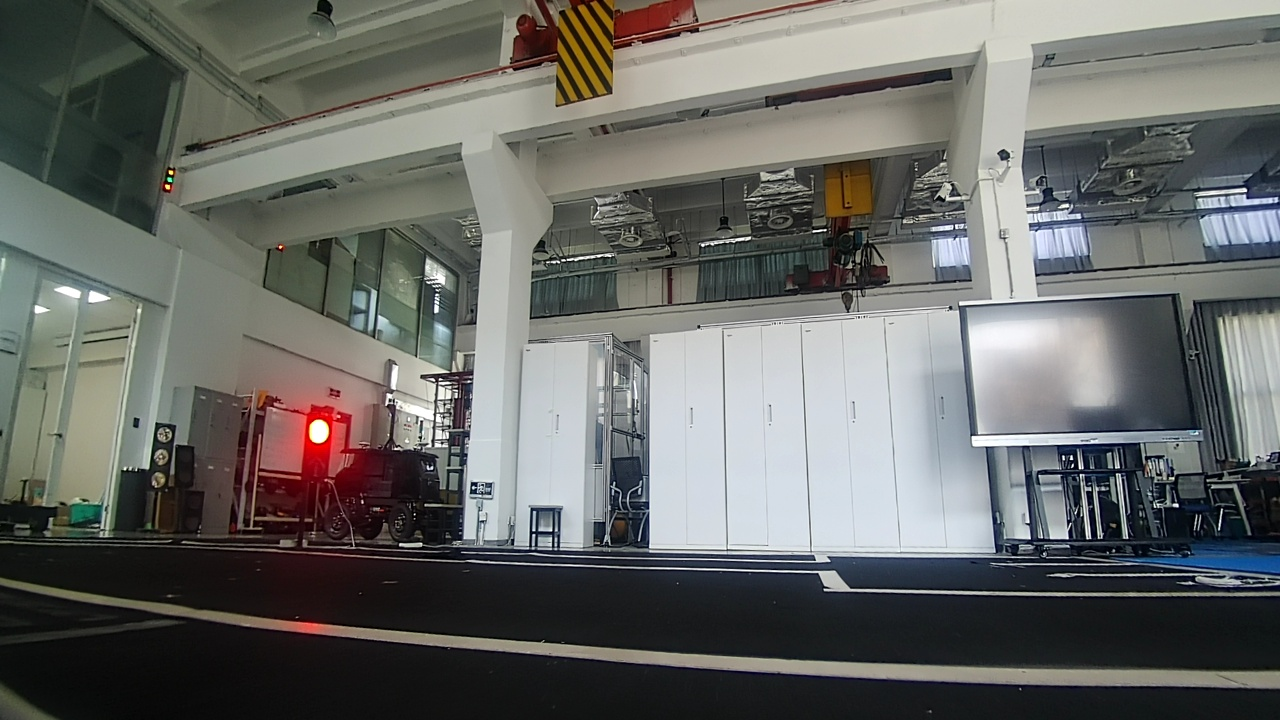
#> input picture Week12/data/data/125.jpg, 1280 x 720 px, given in place of the camera
$ python lane_test.py
#> lines starting #> are read from the running program, lines starting #| are printed output that depends on the picture; after the words box and inside, x2 and y2 are one past the last pixel; in counts of white or black regions, pixels touching at a corner belong together
#!/usr/bin/env python
# -*- coding: UTF-8 -*-

# reading Video
import cv2
import numpy as np
from collections import deque

away_h = 1
away_w = 200
rewap = 14
H = 720
W = 1280

color_Low1 = np.array([100,240,240])
color_High = np.array([220,255,255])

kp = 1.5
ki = 0.0
kd = 2
control = 0.0
error_1 = error_2 = error_now = 0.0

alpha = 0.8


dstps = np.float32( [[away_w, H-away_h], [away_w+rewap, away_h],
                     [W-away_w-rewap, away_h],    [W-away_w, H-away_h]])

srcps = np.array([[4, 583], [205,563], [1065,563], [1266,583]], dtype="float32")


M = cv2.getPerspectiveTransform(srcps, dstps)
Minv = cv2.getPerspectiveTransform(dstps,srcps)

last_left = 200
last_right = 1080
i_right = 0
i_left = 0
lane_dist =1000
left = deque(maxlen=5)
right = deque(maxlen=5)


def get_center(histogram,last_left,last_right):
    global lane_dist
    global i_left ,i_right

    leftbase = np.array(np.where(histogram[:W//2]>20)).mean()

    if np.isnan(leftbase):
        rightbase = np.array(np.where(histogram>20)).mean()
        if np.isnan(rightbase):
            rightbase = 1180
            leftbase = 100
        else :
            leftbase = rightbase - lane_dist
    else:
        rightbase = np.array(np.where(histogram[W//2:]>20)).mean()+W//2
        if abs(rightbase - leftbase)<800:
            leftbase = rightbase - lane_dist
        if np.isnan(rightbase):
            rightbase = leftbase + lane_dist
        else :
            lane_dist = rightbase - leftbase
    ## 防止左右颠倒
    if abs(leftbase - last_right) < 300:
        rightbase = leftbase
        leftbase = rightbase - lane_dist
    if abs(rightbase - last_left) < 300 :
        leftbase = rightbase
        rightbase = leftbase + lane_dist
    ##############
    #防止突变和不变
    if abs(rightbase - last_right) > 50 and i_right < 3 :
        rightbase = last_right
    if abs(leftbase - last_left) > 50 and i_right < 3:
        leftbase = last_left
    if rightbase == last_right or leftbase == last_left:
        i_right += 1
    else : i_right = 0
    return leftbase,rightbase

def get_best(data,alpha):
    if(len(data)) == 1:
        return data[0]
    # get moving average value
    else:
        data_array = np.array(data)
        a = data_array[:-1].mean(axis=0)
        b = data_array[-1]
        return ((1. - alpha)*a + alpha*b)


cap = cv2.VideoCapture(1)
#cv2.namedWindow("A1")
ret = cap.isOpened()
while(ret):
    ret, frame = cap.read()
#> frame is the input picture: shape (720, 1280, 3); mean B, G, R 101.1, 104.3, 103.1
    if ret == True:
        warped = cv2.warpPerspective(frame, M, frame.shape[1::-1],
                                     flags=cv2.INTER_LINEAR)
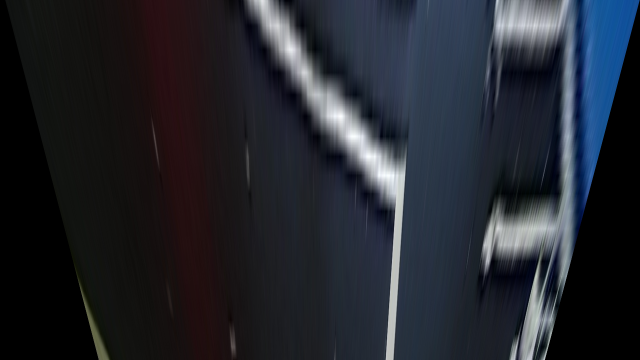
#> warped: shape (720, 1280, 3) (shown at 1/2 size); mean B, G, R 45.5, 38, 35

        blur = cv2.inRange(warped,color_Low1,color_High)
#> blur: shape (720, 1280); every value is 0

        histogram1 = np.sum(blur,axis=0)##(160,20)well
#> histogram1 = 1280 values from 0 to 0
        leftbase,rightbase = get_center(histogram1,last_left,last_right)
#> in get_center, `leftbase = np.array(np.where(histogram[:W//2]>20)).mean()`: leftbase = nan
#> leftbase = 200; rightbase = 1080
        left.append(leftbase)
        right.append(rightbase)
        best_left = get_best(left,alpha)
        best_right = get_best(right,alpha)
        last_left = leftbase
#> last_left = 200
        last_right = rightbase
#> last_right = 1080
        best_center = (best_left + best_right)/2


        img1 = cv2.circle(warped, (int(best_center),50), 20, (0,0,255), -1)
        #cv2.imshow("result",img1)
        newwarp = cv2.warpPerspective(img1, Minv, frame.shape[1::-1])
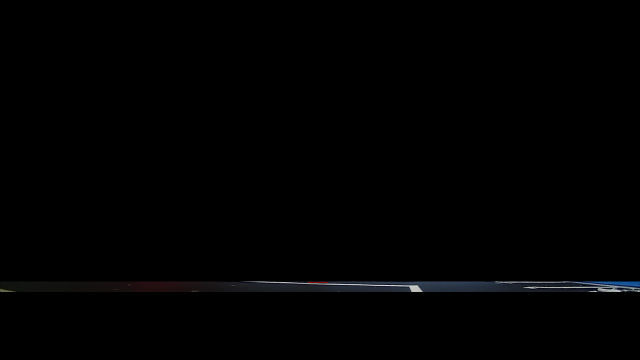
#> newwarp: shape (720, 1280, 3) (shown at 1/2 size); mean B, G, R 1.5, 1.3, 1.2
        # Combine the result with the original image

        result = cv2.addWeighted(frame, 1, newwarp, 0.8, 0)
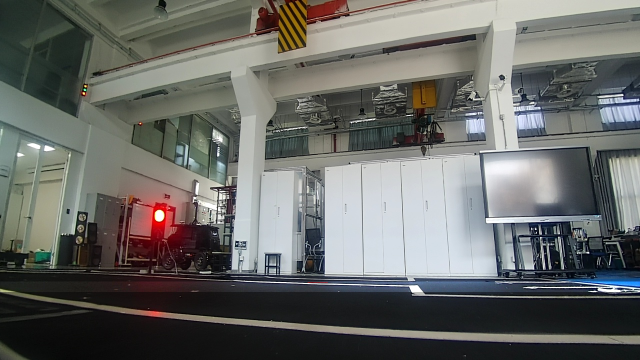
#> result: shape (720, 1280, 3) (shown at 1/2 size); mean B, G, R 102.1, 105.1, 103.9


        #cv2.imshow("result",result)

        error_1 = error_now
        error_now = (640-best_center)*0.1
        control = kp * error_now + ki*(error_now - error_1)
        control = int(max(min(58,control),-38))
        direction = int(50 - control)
        print(direction)
        cv2.putText(result, str(direction), (1000,100),     cv2.FONT_HERSHEY_COMPLEX,      3,       (0, 255, 255),     5)
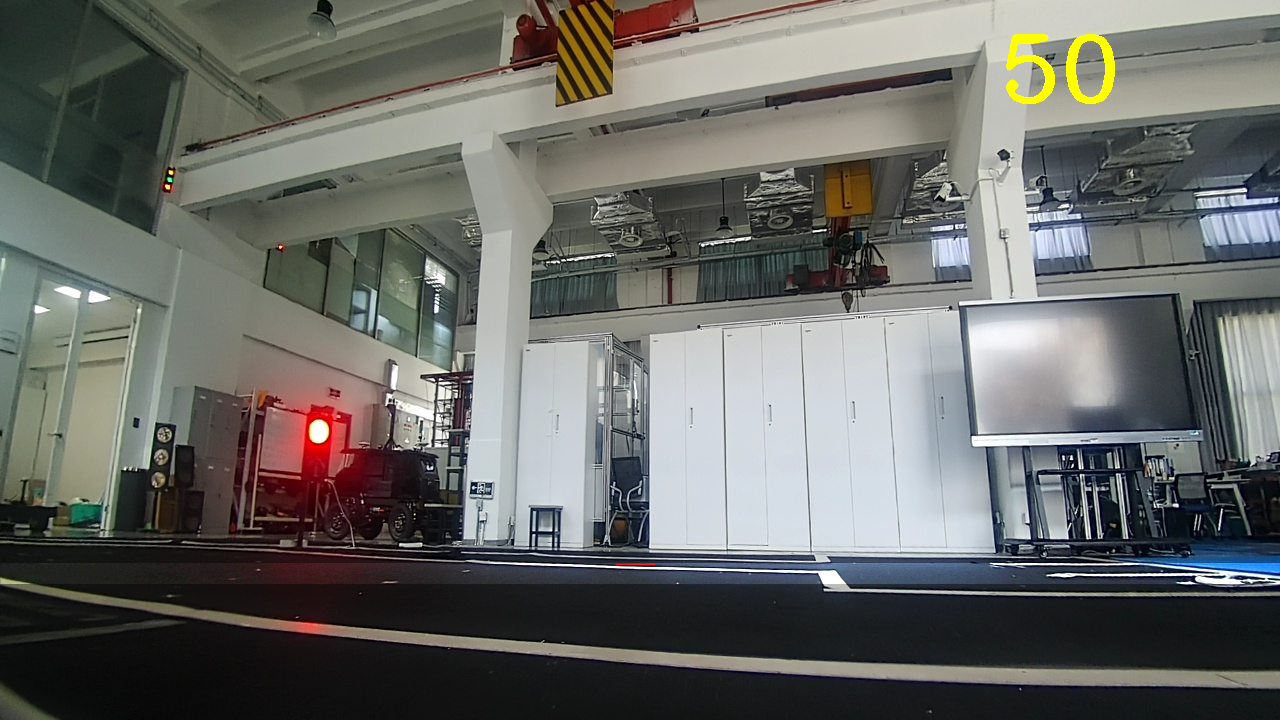
#> result: shape (720, 1280, 3); 0.33% of pixels changed, all inside (x1, y1, x2, y2) = (1006, 34, 1115, 104)
        cv2.imshow("warped",result)

        k = cv2.waitKey(50)
#> (key q is pressed here)
        if( k & 0xff == ord('q')):
              break
cv2.waitKey(0)
cap.release()
cv2.destroyAllWindows()

$ run again, on Week12/data/data/133.jpg
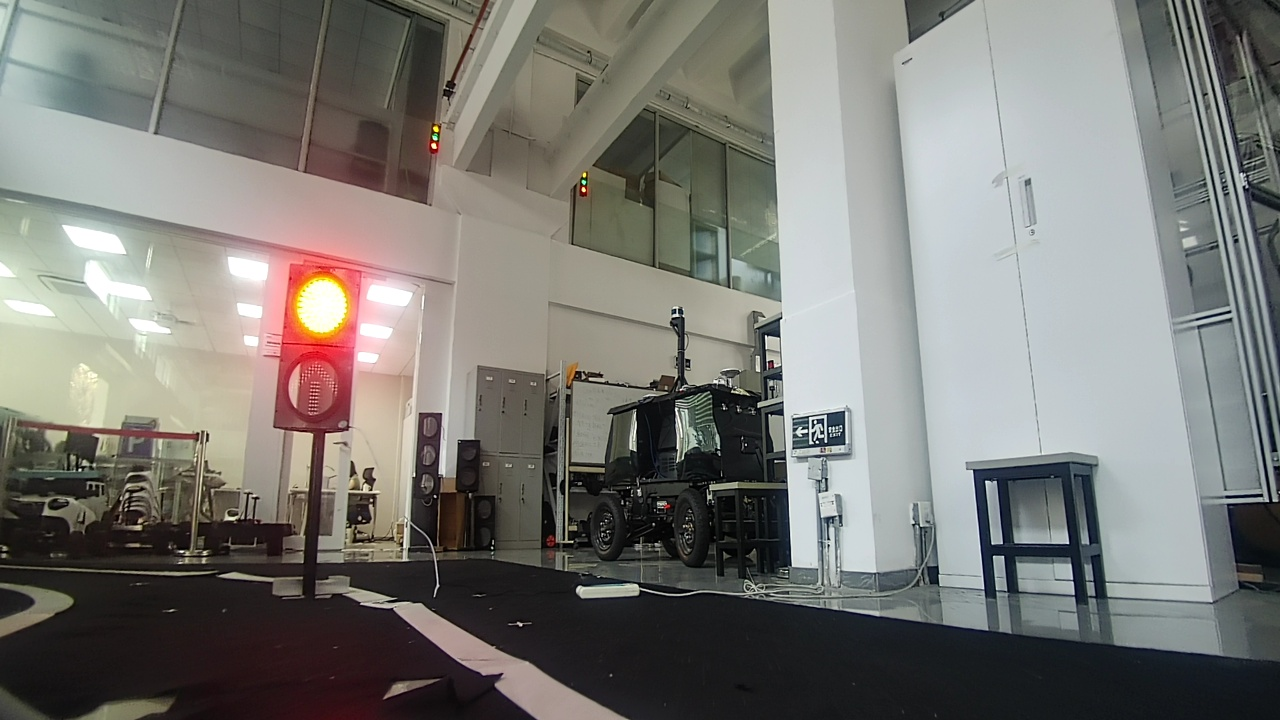
#> input picture Week12/data/data/133.jpg, 1280 x 720 px, given in place of the camera
#> frame is the input picture: shape (720, 1280, 3); mean B, G, R 116.7, 121.4, 122.3
#> `warped = cv2.warpPerspective(frame, M, frame.shape[1::-1], flags=cv2.I..`:
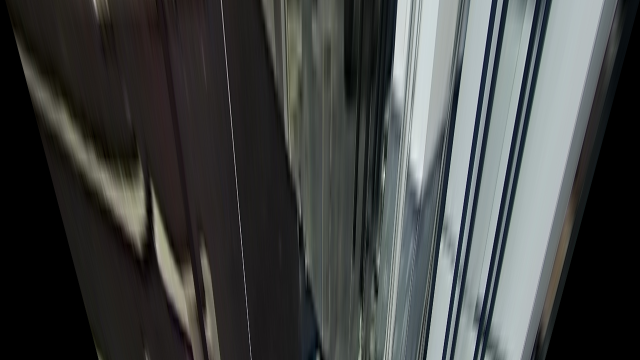
#> warped: shape (720, 1280, 3) (shown at 1/2 size); mean B, G, R 66.5, 67.4, 65.1
#> blur: shape (720, 1280); every value is 0
#> histogram1 = 1280 values from 0 to 0
#> in get_center, `leftbase = np.array(np.where(histogram[:W//2]>20)).mean()`: leftbase = nan
#> `leftbase,rightbase = get_center(histogram1,last_left,last_right)`: leftbase = 200; rightbase = 1080
#> last_left = 200
#> last_right = 1080
#> `cv2.putText(result, str(direction), (1000,100),     cv2.FONT_HERSHEY_C..`:
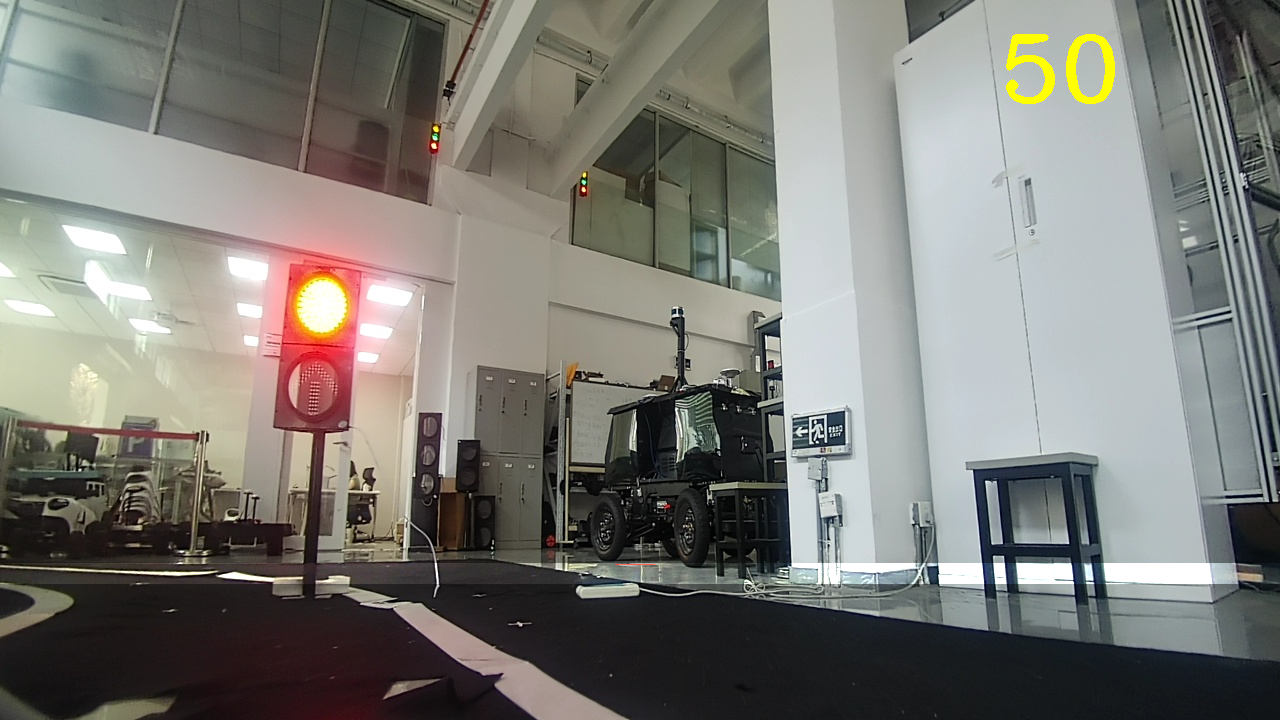
#> result: shape (720, 1280, 3); mean B, G, R 117.5, 123, 124

$ run again, on Week12/data/data/149.jpg
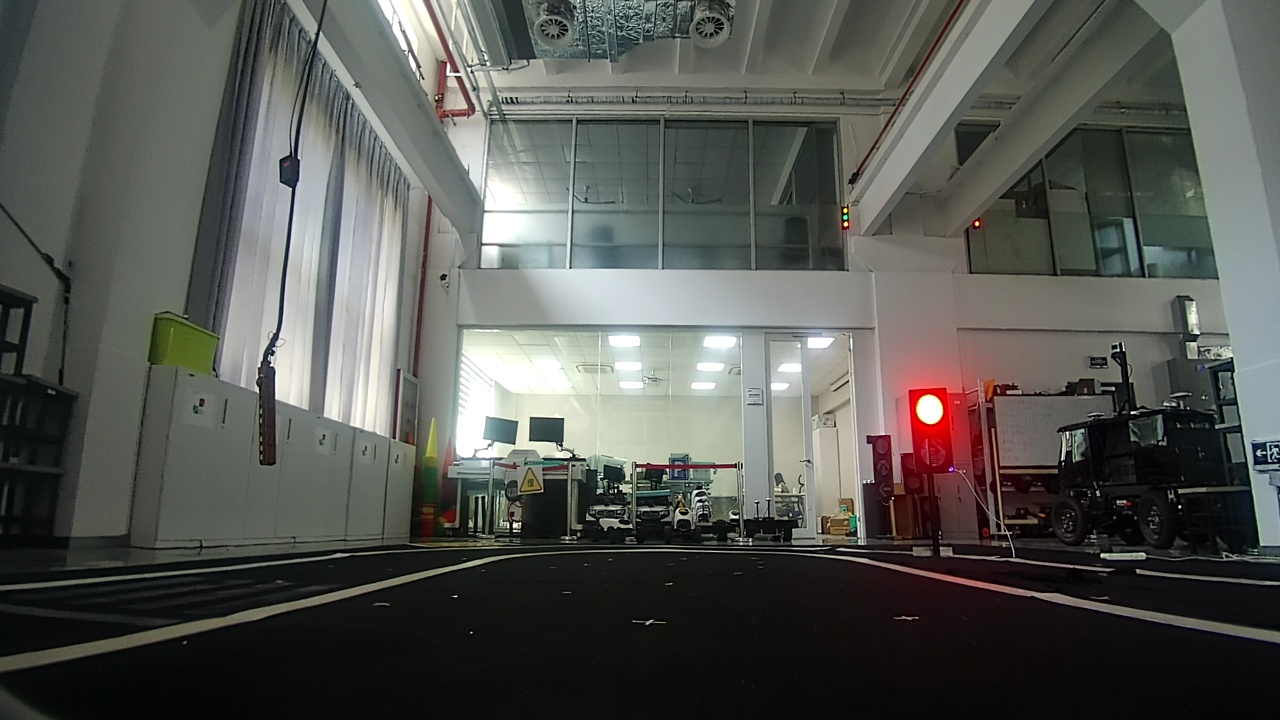
#> input picture Week12/data/data/149.jpg, 1280 x 720 px, given in place of the camera
#> frame is the input picture: shape (720, 1280, 3); mean B, G, R 82.2, 86.7, 85.5
#> `warped = cv2.warpPerspective(frame, M, frame.shape[1::-1], flags=cv2.I..`:
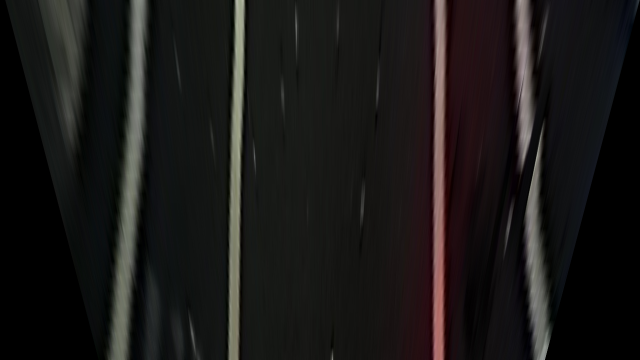
#> warped: shape (720, 1280, 3) (shown at 1/2 size); mean B, G, R 23, 24, 25.8
#> blur: shape (720, 1280); every value is 0
#> histogram1 = 1280 values from 0 to 0
#> in get_center, `leftbase = np.array(np.where(histogram[:W//2]>20)).mean()`: leftbase = nan
#> `leftbase,rightbase = get_center(histogram1,last_left,last_right)`: leftbase = 200; rightbase = 1080
#> last_left = 200
#> last_right = 1080
#> `cv2.putText(result, str(direction), (1000,100),     cv2.FONT_HERSHEY_C..`:
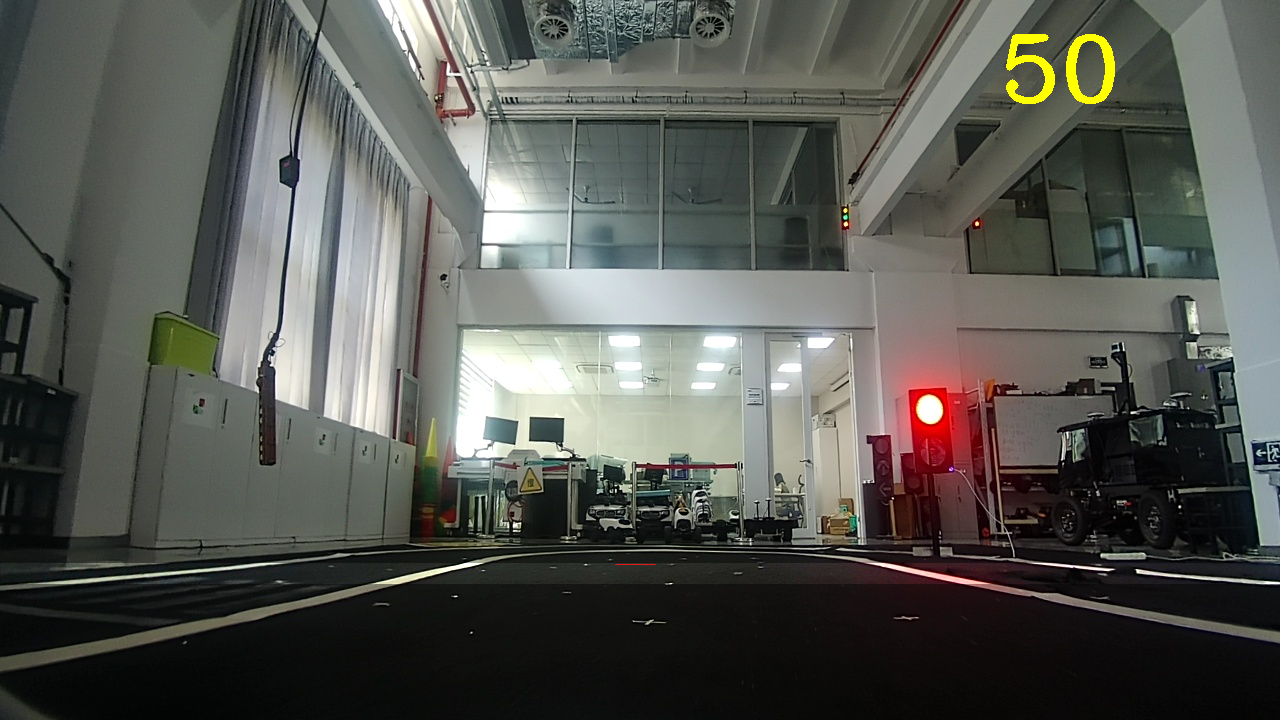
#> result: shape (720, 1280, 3); mean B, G, R 82.6, 87.9, 86.8
